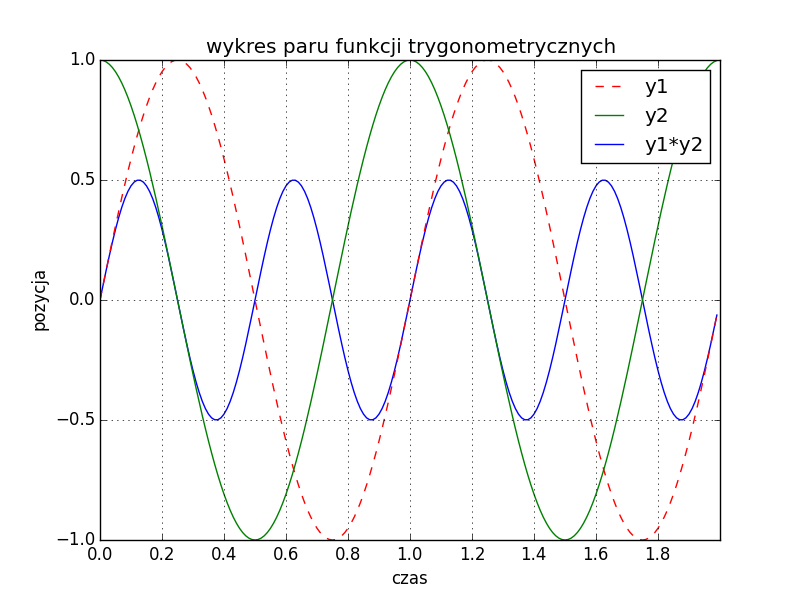

Write Python code to recreate this figure.
#! /usr/bin/python3

import numpy as np
import matplotlib.pyplot as plt

x = np.arange(0.0, 2.0, 0.01)
y1 = np.sin(2.0*np.pi*x)
y2 = np.cos(2.0*np.pi*x)
y = y1 * y2
#l1 = plt.plot(x, y, 'b')
l1, l2, l3 = plt.plot(x, y, 'b', x, y1, 'r--', x, y2, 'g')
plt.legend((l2, l3, l1), ('y1', 'y2', 'y1*y2'))
plt.xlabel('czas')
plt.ylabel('pozycja')
plt.title('wykres paru funkcji trygonometrycznych')
plt.grid(True)
plt.xticks(np.arange(0.0, 2.0, 0.2))
#plt.show()
plt.savefig('trygo.png')
